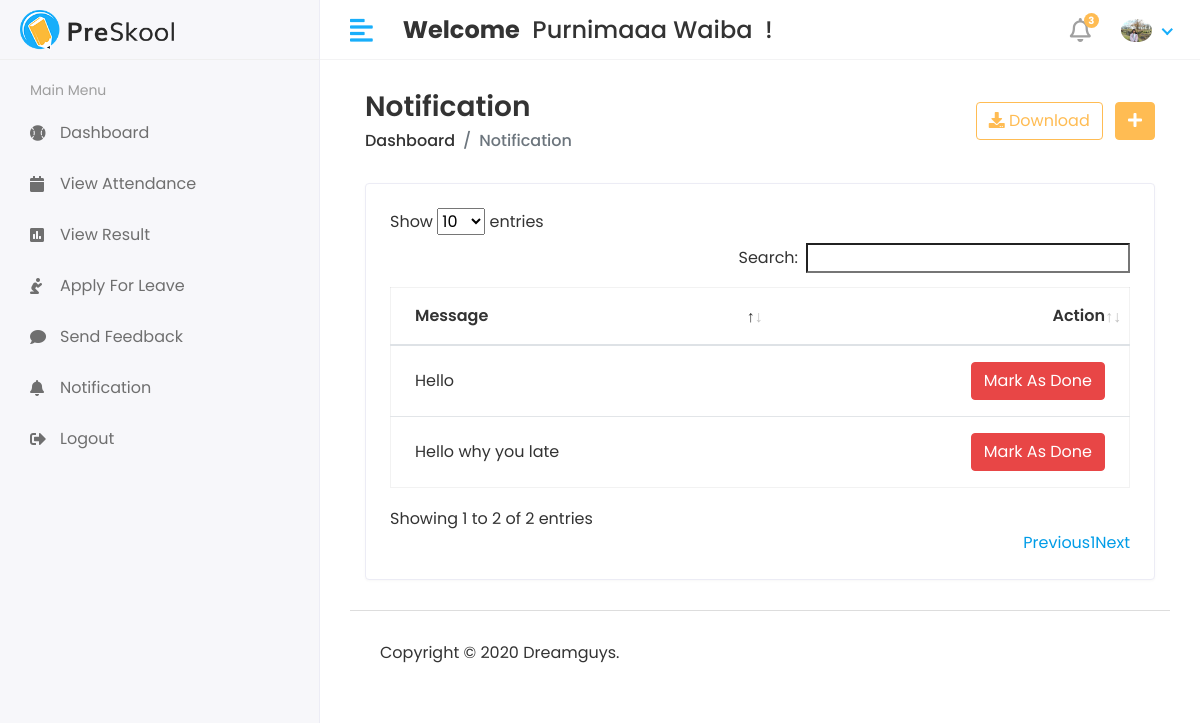
Page /Student/Notification (signed in) on the committed database.
### app/models.py (models this page shows, shortened)
class CustomUser(AbstractUser):
    USER = (
        (1, 'HOD'),
        (2, 'STAFF'),
        (3, 'STUDENT'),
    )
    user_type = models.CharField(choices=USER, max_length=50, default=1)
    profile_pic = models.ImageField(upload_to='media/profile_pic')

class Student_Notification(models.Model):
    student_id = models.ForeignKey(Student, on_delete=models.CASCADE)
    message = models.TextField()
    created_at = models.DateTimeField(auto_now_add=True)
    status = models.IntegerField(null=True, default=0)

### student_management_system/Student_Views.py (the view)
# urls.py: path('Student/Notification', Student_Views.NOTIFICATION,
def NOTIFICATION(request):
    student = Student.objects.filter(admin=request.user.id)
    for i in student:
        student_id = i.id
        notification = Student_Notification.objects.filter(
            student_id=student_id)
        context = {
            'notification': notification
        }
        return render(request, 'Student/notification.html', context)

### templates/Student/notification.html (shortened to what this page needs)
{% extends 'base.html' %}
{% block content %}
<div class="content container-fluid">
    <div class="page-header">
       <div class="row align-items-center">
          <div class="col">
             <h3 class="page-title">Notification</h3>
             <ul class="breadcrumb">
                <li class="breadcrumb-item"><a href="index.html">Dashboard</a></li>
                <li class="breadcrumb-item active">Notification</li>
             </ul>
          </div>
          <div class="col-auto text-right float-right ml-auto">
             <a href="#" class="btn btn-outline-primary mr-2"><i class="fas fa-download"></i> Download</a>
             <a href="add-student.html" class="btn btn-primary"><i class="fas fa-plus"></i></a>
          </div>
       </div>
     </div>
     <div class="row">
       <div class="col-sm-12">
          <div class="card card-table">
             <div class="card-body">
                <div class="table-responsive">
                   <table id="table_id" class="table table-hover table-center mb-0">
                      <thead>
                         <tr>
                            <th>Message</th>
                            <th class="text-right">Action</th>
                         </tr>
                      </thead>
                      <tbody>
                        {% for i in notification %}
                         <tr>
                            <td> {{i.message}}</td>
                            <td class="text-right">
                               <div class="actions">
                                {% if i.status == 0 %}
                                <a href="{% url 'student_notification_mark_as_done' status=i.id %} "  class="btn btn-danger">Mark As Done</a>
                                {% else %}
                                <button class="btn btn-success" disabled="disabled" >Mark As Done</button>
                                {% endif %}
                               </div>
                            </td>
                         </tr>
                         {% endfor %}
                      </tbody>
                   </table>
                </div>
             </div>
          </div>
       </div>
    </div>
 </div>
{% endblock%}

### templates/includes/header.html (shortened to what this page needs)
{% load static %}
<div class="header">
    <div class="header-left">
       <a href="index.html" class="logo">
       <img src="{% static 'assets/img/logo.png' %}" alt="Logo">
       </a>
    </div>
    <a href="javascript:void(0);" id="toggle_btn">
    <i class="fas fa-align-left"></i>
    </a>
    <div class="top-nav-search mt-3">
     <h4><strong> Welcome</strong>&nbsp; <span> {{user.first_name}} {{user.last_name}}</span> &nbsp;! </h4>
    </div>
    <ul class="nav user-menu">
       <li class="nav-item dropdown noti-dropdown">
          <a href="#" class="dropdown-toggle nav-link" data-toggle="dropdown">
          <i class="far fa-bell"></i> <span class="badge badge-pill">3</span>
          </a>
       </li>
       <li class="nav-item dropdown has-arrow">
          <a href="#" class="dropdown-toggle nav-link" data-toggle="dropdown">
          <span class="user-img"><img class="rounded-circle" src="/{{user.profile_pic}}" width="31" alt="Ryan Taylor"></span>
          </a>
       </li>
    </ul>
 </div>

### static/assets/css/style.css (style rules this page uses)
html { height: 100%; }
body { background-color: #fff; color: #333; font-family: 'Poppins', sans-serif; font-size: 1rem; height: 100%; line-height: 1.5; overflow-x: hidden; }
h1, h2, h3, h4, h5, h6 { font-family: 'Poppins', sans-serif; margin-top: 0; }
a { color: #009ce7; }
input, button, a { transition: all 0.4s ease; -moz-transition: all 0.4s ease; -o-transition: all 0.4s ease; -ms-transition: all 0.4s ease; -webkit-transition: all 0.4s ease; }
ul, ol { padding: 0px; list-style: none; }
.table { color: #333; max-width: 100%; margin-bottom: 0; width: 100%; }
.table.dataTable { border-collapse: collapse !important; border: 1px solid rgba(0, 0, 0, 0.05); }
.table thead tr th { font-weight: 600; }
.table tbody tr { border-bottom: 1px solid rgba(0, 0, 0, 0.05); }
.table.table-center td, .table.table-center th { vertical-align: middle; }
.card-table .card-body .table > thead > tr > th { border-top: 0; }
.card-table .card-body .table tr td:first-child, .card-table .card-body .table tr th:first-child { padding-left: 1.5rem; }
.card-table .card-body .table tr td:last-child, .card-table .card-body .table tr th:last-child { padding-right: 1.5rem; }
.card-table .table td, .card-table .table th { border-top: 1px solid #e2e5e8; padding: 1rem 0.75rem; white-space: nowrap; }
.btn-primary { background-color: #FFBC53; border: 1px solid #FFBC53; }
.btn-danger { background-color: #e84646; border: 1px solid #e84646; }
.btn-outline-primary { color: #FFBC53; border-color: #FFBC53; }
.card { border: 1px solid #ececf5; box-shadow: 0 1px 3px 0 rgba(0, 0, 0, 0.03); margin-bottom: 1.875rem; }
.card-body { padding: 1.5rem; }
.header { background-color: #fff; border-bottom: 1px solid #f3f3f4; left: 0; position: fixed; right: 0; top: 0; z-index: 1001; height: 60px; }
.header .header-left { float: left; height: 60px; padding: 0 20px; position: relative; width: 320px; z-index: 1; transition: all 0.2s ease-in-out; background-color: #f7f7fa; border-bottom: 1px solid #efefef; border-right: 1px solid #ececf5; display: flex; align-items: center; }
.header .header-left .logo { display: inline-block; line-height: 60px; }
.header .header-left .logo img { max-height: 40px; width: auto; }
.header .dropdown-toggle:after { display: none; }
.header .has-arrow .dropdown-toggle:after { border-top: 0; border-left: 0; border-bottom: 2px solid #18aefa; border-right: 2px solid #18aefa; content: ''; height: 8px; display: inline-block; pointer-events: none; -webkit-transform-origin: 66% 66%; -ms-transform-origin: 66% 66%; transform-origin: 66% 66%; -webkit-transform: rotate(45deg); -ms-transform: rotate(45deg); transform: rotate(45deg); -webkit-transition: all 0.15s ease-in-out; transition: all 0.15s ease-in-out; width: 8px; vertical-align: 0px; }
.user-menu { float: right; margin: 0; position: relative; z-index: 99; padding-right: 15px; }
.user-menu.nav > li > a { color: #a0a0a0; font-size: 14px; line-height: 58px; padding: 0 15px; height: 60px; }
.user-img { margin-right: 3px; position: relative; }
.top-nav-search { float: left; margin-left: 15px; }
.page-header { margin-bottom: 1.875rem; }
.page-header .breadcrumb { background-color: transparent; color: #6c757d; font-size: 1rem; font-weight: 500; margin-bottom: 0; padding: 0; }
.page-header .breadcrumb a { color: #333; }
.page-title { font-size: 28px; font-weight: 600; color: #333; margin-bottom: 5px; }
.user-menu.nav > li > a .badge { background-color: #FFBC53; display: block; font-size: 10px; font-weight: bold; height: 15px; width: 15px; position: absolute; right: 7px; top: 13px; color: #fff; padding: 3px; }
.user-menu.nav > li > a > i { font-size: 1.5rem; line-height: 60px; }
@media (min-width: 992px) { #toggle_btn { align-items: center; color: #18aefa; display: inline-flex; float: left; font-size: 26px; height: 60px; justify-content: center; margin-left: 15px; padding: 0 15px; } }

### rows in the picture
CustomUser: first_name "Purnimaaa", last_name "Waiba", profile_pic (picture)
Student_Notification: message "Hello why you late", status "Mark As Done"
Student_Notification: message "Hello", status "Mark As Done"
